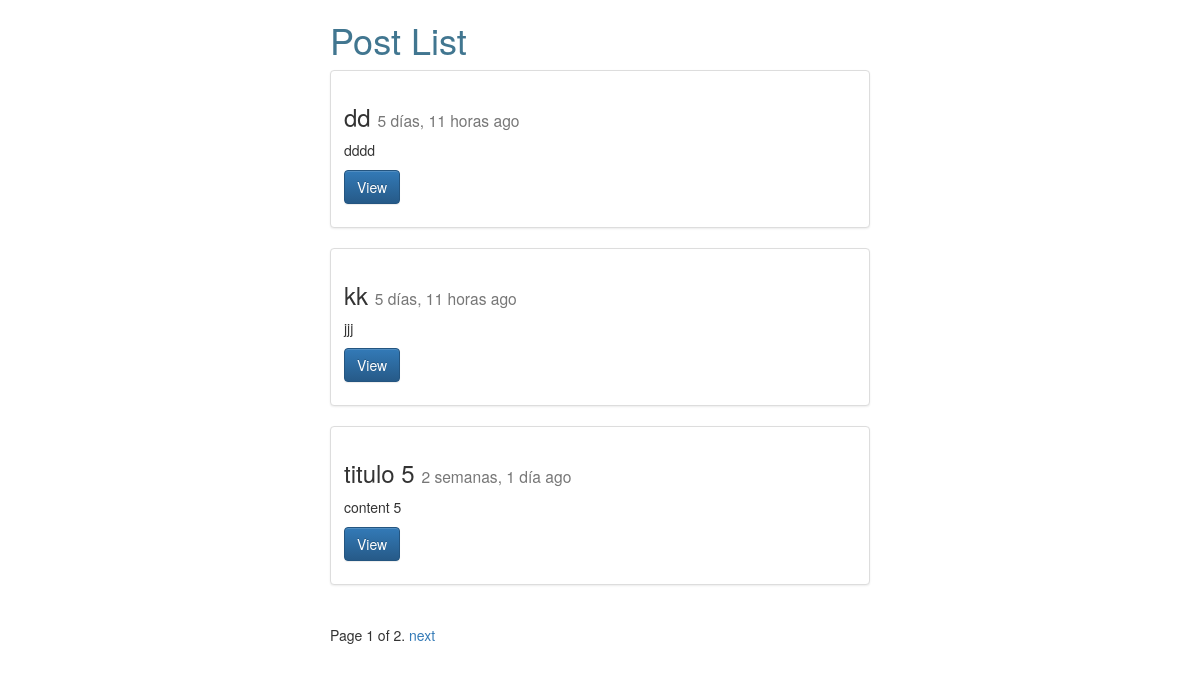
The app's page /posts/, older data.
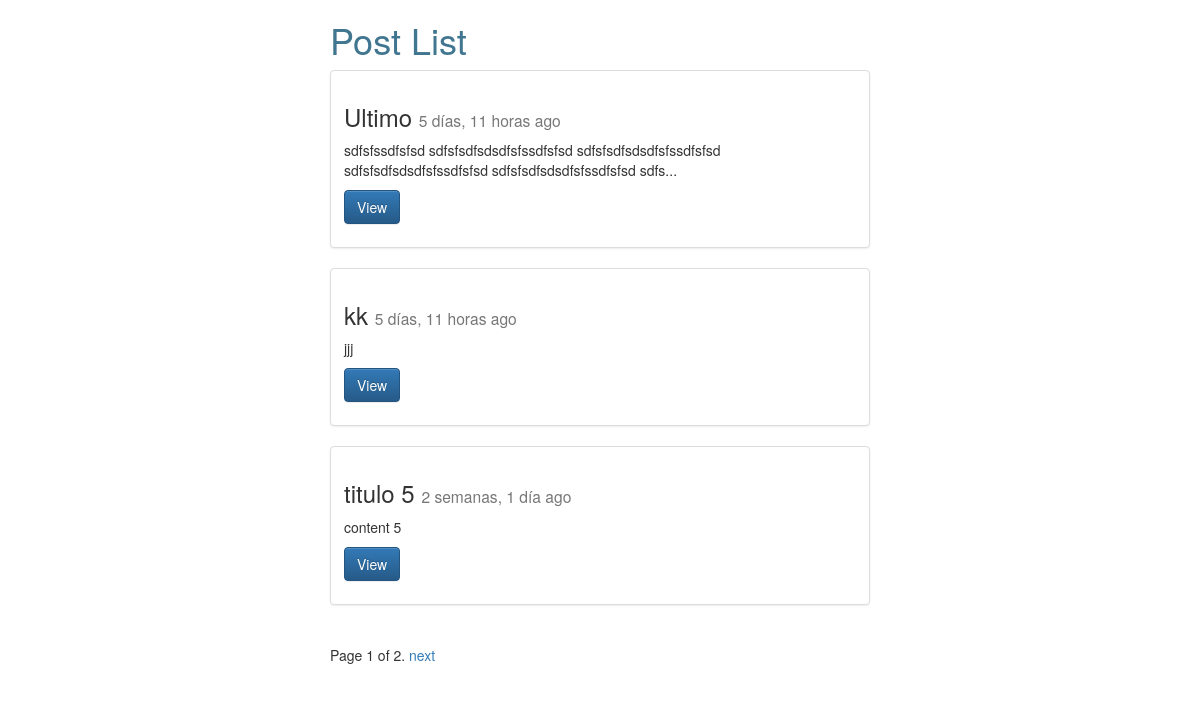
The same page, newer data.
### posts/models.py (models this page shows, shortened)
class Post(models.Model):
    title = models.CharField(max_length=20)
    image = models.ImageField(upload_to=upload_location, blank=True,
                              height_field="height_field",
                              width_field="width_field")
    height_field = models.IntegerField(default=0)
    width_field = models.IntegerField(default=0)
    content = models.TextField()
    updated = models.DateTimeField(auto_now=True,auto_now_add=False)
    timestamps = models.DateTimeField(auto_now=False, auto_now_add=True)
    def get_absolute_url(self):
        return reverse("posts:detail", kwargs={"id": self.id})
    class Meta:
        ordering = ["-timestamps", "-updated"]

### posts/views.py (the view)
def post_list(request):
    queryset_list = Post.objects.all()
    paginator = Paginator(queryset_list, 3)  # Show 25 contacts per page
    page_request_var = "page"
    page = request.GET.get(page_request_var)
    try:
        queryset = paginator.page(page)
    except PageNotAnInteger:
        queryset = paginator.page(1)
    except EmptyPage:
        queryset = paginator.page(paginator.num_pages)
    content = {
        "queryset": queryset,
        "content": "List Content Auth!",
        "page_request_var": page_request_var
    }
    return render(request, "post_list.html", content)

### templates/post_list.html (shortened to what this page needs)
{% extends "base.html" %}
{% block content %}
    <div class="col-sm-6 col-sm-offset-3">
        <h1>Post List</h1>
    {% for obj in queryset %}
        <div class="row">
          <div class="col-sm-12">
            <div class="thumbnail">
              <div class="caption">
                <h3> {{ obj.title }} <small>{{ obj.timestamps | timesince }} ago</small> </h3>
                <p>{{ obj.content | linebreaks | truncatechars:120 }}</p>
                <p><a href="{{ obj.get_absolute_url }}" class="btn btn-primary" role="button">View</a> </p>
              </div>
            </div>
          </div>
        </div>
    {% endfor %}
    <div class="pagination">
        <span class="step-links">
            <span class="current">
                Page {{ queryset.number }} of {{ queryset.paginator.num_pages }}.
            </span>
            {% if queryset.has_next %}
                <a href="?{{ page_request_var }}={{ queryset.next_page_number }}">next</a>
            {% endif %}
        </span>
    </div>
    </div>
{% endblock content %}

Row changes from the older to the newer data that the page shows:
changed Post: title "dd" → "Ultimo"; content "dddd" → "sdfsfssdfsfsd sdfsfsdfsdsdfsfssdfsfsd sdfsfsdfsdsdfsfssdfsfsd sdfsfsdfsdsdfsfssdfsfsd sdfsfsdfsdsdfsfssdfsfsd sdfs..."
